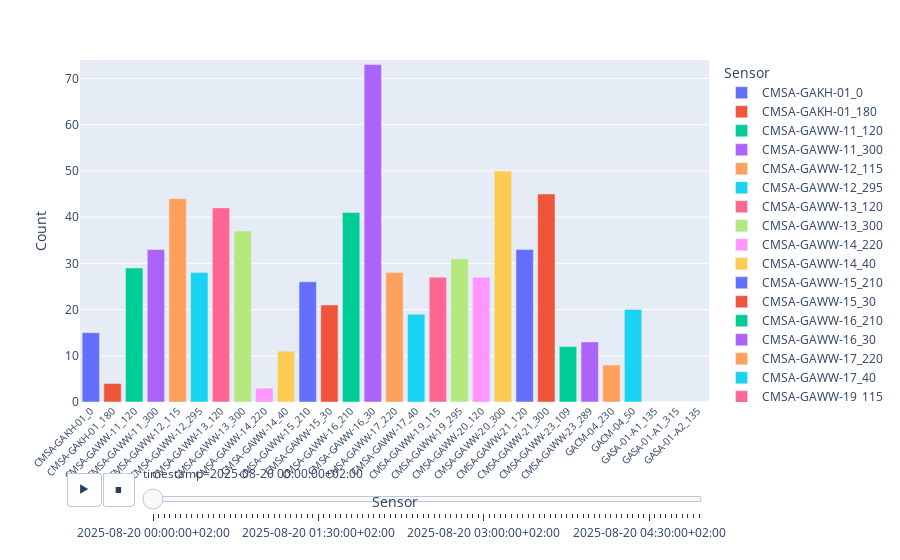

Notebook code for this chart:
### Code cell
import plotly.express as px

fig = px.bar(
    longdata,
    x="Sensor",              # X-axis
    y="Count", 
    color = "Sensor", # Y-axis
    animation_frame="timestamp",  # Convert datetime to string for animation
    animation_group = "Sensor",
    range_y=[0, longdata.Count.max()]  # Y-axis range
)
fig.update_layout(
    barmode = 'group',
    xaxis=dict(
        tickangle=-45,     # optional: rotate labels
        tickfont=dict(size=10)  # smaller font size
    ),
    updatemenus=[{
        'type': 'buttons',
        'buttons': [{
            'method': 'animate',
            'args': [None, {'frame': {'duration': 5000, 'redraw': True},
                            'fromcurrent': True, 'transition': {'duration':3000, 'easing': 'linear'}}]
        }]
    }]
)


fig.show()
